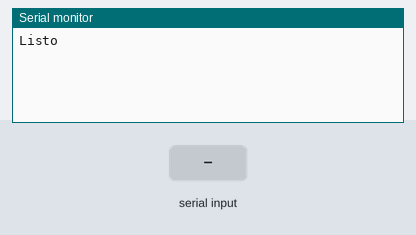
This sketch was run on a simulated Arduino Uno, built with avr-gcc and run on an emulated ATmega328P. Parts: the last lines printed to the serial monitor. Inputs (shaded band) come from the test bench.

Above: at 1.2 s.
1.3 s: "1" received over the second serial link
At 1.7 s:
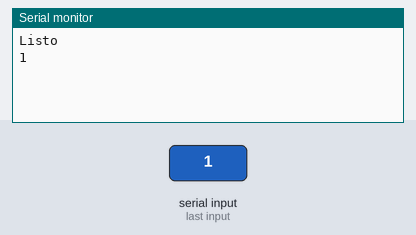
2.8 s: "0" received over the second serial link
At 4.0 s:
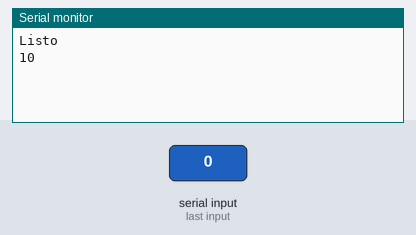

The sketch:

HC05conf.ino.ino
```cpp
#include <SoftwareSerial.h>

SoftwareSerial DAVID(12, 11); // TX | RX

void setup() {
  Serial.begin(9600);
  Serial.println("Listo");
  DAVID.begin(38400);
}

void loop() {
  if ( DAVID.available())
  Serial.write( DAVID.read());

  if (Serial.available())
  DAVID.write(Serial.read());
}
```

Measured:
- after the input at 1.3 s, the serial monitor: prints a new line at once (image 1)
- after the input at 2.8 s, the serial monitor: prints a new line at once (image 2)
